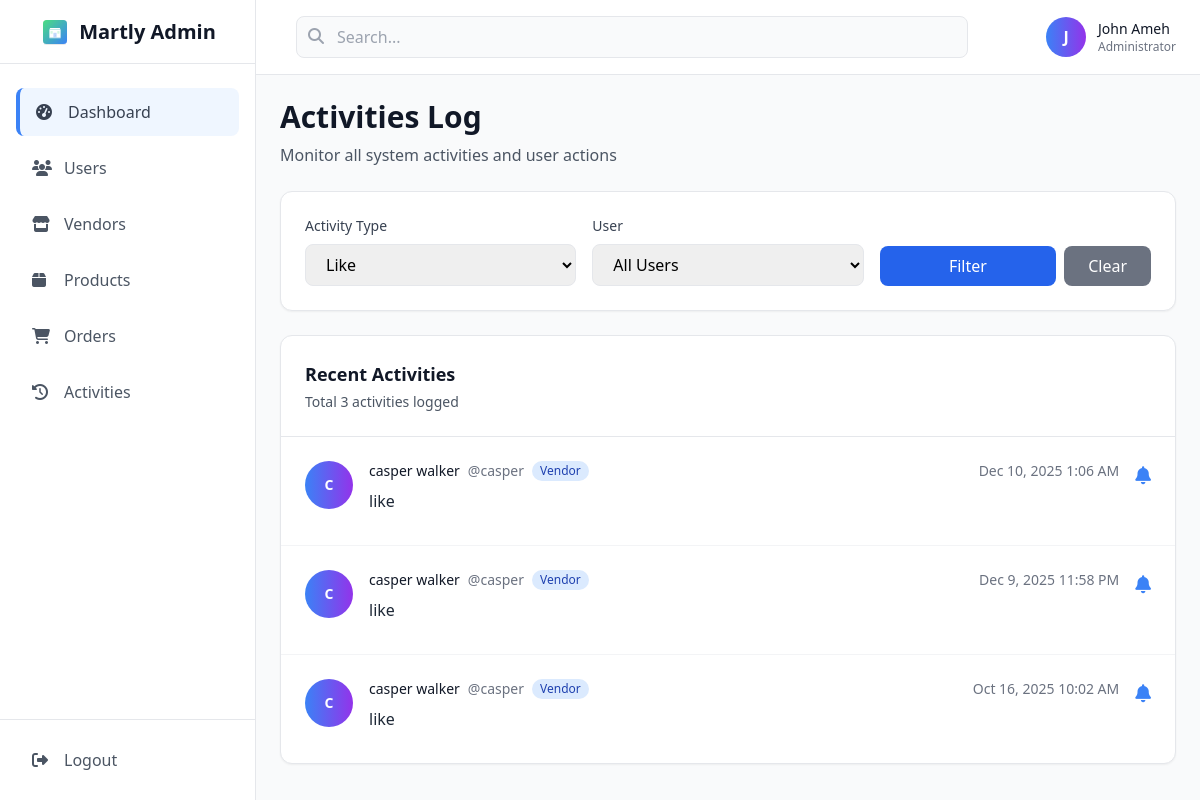
Page /admin/activities.php?type=like (signed in) on the committed database.
### tables this page shows
CREATE TABLE `users` (
  `id` int(11) NOT NULL,
  `username` varchar(50) NOT NULL,
  `email` varchar(100) NOT NULL,
  `password` varchar(255) NOT NULL,
  `first_name` varchar(50) DEFAULT NULL,
  `last_name` varchar(50) DEFAULT NULL,
  `profile_picture` varchar(255) DEFAULT NULL,
  `user_type` enum('customer','vendor','admin') DEFAULT 'customer',
  `referral_code` varchar(20) DEFAULT NULL,
  `referred_by` int(11) DEFAULT NULL,
  `created_at` timestamp NOT NULL DEFAULT current_timestamp(),
  `updated_at` timestamp NOT NULL DEFAULT current_timestamp() ON UPDATE current_timestamp(),
  `referred_count` int(11) DEFAULT 0
);

CREATE TABLE `activities` (
  `id` int(11) NOT NULL,
  `user_id` int(11) NOT NULL,
  `activity_type` enum('like','comment','share','review','follow') NOT NULL,
  `reference_type` enum('post','product','user') DEFAULT NULL,
  `reference_id` int(11) DEFAULT NULL,
  `actor_username` varchar(255) NOT NULL,
  `is_read` tinyint(1) DEFAULT 0,
  `created_at` timestamp NOT NULL DEFAULT current_timestamp(),
  `actor_id` int(11) DEFAULT NULL
);

### includes/config.php (called while the page is built, shortened)
<?php
try {
    $pdo = new PDO("mysql:host=" . DB_HOST . ";dbname=" . DB_NAME, DB_USER, DB_PASS);
    $pdo->setAttribute(PDO::ATTR_ERRMODE, PDO::ERRMODE_EXCEPTION);
    $pdo->setAttribute(PDO::ATTR_DEFAULT_FETCH_MODE, PDO::FETCH_ASSOC);
} catch (PDOException $e) {
    die("Connection failed: " . $e->getMessage());
}
function isLoggedIn()
{
    return isset($_SESSION['user_id']);
}
function getCurrentUser()
{
    global $pdo;
    if (isLoggedIn()) {
        $stmt = $pdo->prepare("SELECT * FROM users WHERE id = ?");
        $stmt->execute([$_SESSION['user_id']]);
        return $stmt->fetch();
    }
    return null;
}

### admin/activities.php (the view, shortened to what this page needs)
<?php
require_once '../includes/config.php';
$page = isset($_GET['page']) ? (int)$_GET['page'] : 1;
$limit = 15;
$offset = ($page - 1) * $limit;
$type = isset($_GET['type']) ? trim($_GET['type']) : '';
$user_id = isset($_GET['user_id']) ? (int)$_GET['user_id'] : 0;
try {
    $conditions = [];
    $params = [];
    if (!empty($type)) {
        $conditions[] = "a.activity_type = ?";
        $params[] = $type;
    }
    $whereClause = $conditions ? "WHERE " . implode(" AND ", $conditions) : "";
    $countSql = "SELECT COUNT(*) as total FROM activities a
                 LEFT JOIN users u ON a.user_id = u.id
                 $whereClause";
    $stmt = $pdo->prepare($countSql);
    $stmt->execute($params);
    $totalActivities = $stmt->fetch(PDO::FETCH_ASSOC)['total'];
    $sql = "
        SELECT a.*,
               u.first_name,
               u.last_name,
               u.username,
               u.user_type
        FROM activities a
        LEFT JOIN users u ON a.user_id = u.id
        $whereClause
        ORDER BY a.created_at DESC
        LIMIT $limit OFFSET $offset
    ";
    $stmt = $pdo->prepare($sql);
    $stmt->execute($params);
    $activities = $stmt->fetchAll(PDO::FETCH_ASSOC);
    $typeStmt = $pdo->query("SELECT DISTINCT activity_type FROM activities WHERE activity_type IS NOT NULL ORDER BY activity_type");
    $activityTypes = $typeStmt->fetchAll(PDO::FETCH_COLUMN);
} catch (PDOException $e) {
    $error = "Error loading activities: " . $e->getMessage();
}
?>
<!DOCTYPE html>
<html lang="en">
<head>
    <script src="https://cdn.tailwindcss.com"></script>
    <link rel="stylesheet" href="https://cdnjs.cloudflare.com/ajax/libs/font-awesome/6.4.0/css/all.min.css">
</head>
<body class="bg-gray-50">
<div class="min-h-screen">
    <?php include 'includes/sidebar.php'; ?>
    <div class="ml-0 lg:ml-64">
        <?php include 'includes/topbar.php'; ?>
        <main class="p-6">
            <div class="flex justify-between items-center mb-6">
                <div>
                    <h1 class="text-3xl font-bold text-gray-900">Activities Log</h1>
                    <p class="text-gray-600 mt-2">Monitor all system activities and user actions</p>
                </div>
            </div>
            <div class="bg-white rounded-xl shadow-sm border border-gray-200 p-6 mb-6">
                <form method="GET" class="grid grid-cols-1 md:grid-cols-3 gap-4">
                    <div>
                        <label class="block text-sm font-medium text-gray-700 mb-2">Activity Type</label>
                        <select name="type" class="w-full px-4 py-2 border border-gray-200 rounded-lg focus:outline-none focus:ring-2 focus:ring-blue-500 focus:border-transparent">
                            <?php foreach ($activityTypes as $activityType): ?>
                                <option value="<?php echo htmlspecialchars($activityType); ?>" <?php echo $type === $activityType ? 'selected' : ''; ?>>
                                    <?php echo ucfirst(str_replace('_', ' ', $activityType)); ?>
                                </option>
                            <?php endforeach; ?>
                        </select>
                    </div>
                    <div>
                        <label class="block text-sm font-medium text-gray-700 mb-2">User</label>
                        <select name="user_id" class="w-full px-4 py-2 border border-gray-200 rounded-lg focus:outline-none focus:ring-2 focus:ring-blue-500 focus:border-transparent">
                            <option value="">All Users</option>
                        </select>
                    </div>
                    <div class="flex items-end space-x-2">
                        <button type="submit" class="bg-blue-600 text-white px-6 py-2 rounded-lg hover:bg-blue-700 transition-colors duration-300 w-full">
                            Filter
                        </button>
                        <?php if (!empty($type) || !empty($user_id)): ?>
                            <a href="activities.php" class="bg-gray-500 text-white px-6 py-2 rounded-lg hover:bg-gray-600 transition-colors duration-300 whitespace-nowrap">
                                Clear
                            </a>
                        <?php endif; ?>
                    </div>
                </form>
            </div>
            <div class="bg-white rounded-xl shadow-sm border border-gray-200 overflow-hidden">
                <div class="p-6 border-b border-gray-200">
                    <h3 class="text-lg font-semibold text-gray-900">Recent Activities</h3>
                    <p class="text-gray-600 text-sm mt-1">Total <?php echo number_format($totalActivities); ?> activities logged</p>
                </div>
                <div class="divide-y divide-gray-100">
                    <?php if (empty($activities)): ?>
                        <div class="p-8 text-center text-gray-500">
                            <i class="fas fa-history text-4xl text-gray-300 mb-3"></i>
                            <p>No activities found</p>
                            <?php if (!empty($type) || !empty($user_id)): ?>
                                <p class="text-sm mt-1">Try adjusting your filters</p>
                            <?php endif; ?>
                        </div>
                    <?php else: ?>
                        <?php foreach ($activities as $activity): ?>
                            <div class="p-6 hover:bg-gray-50 transition-colors duration-300">
                                <div class="flex items-start space-x-4">
                                    <div class="flex-shrink-0">
                                        <div class="w-12 h-12 bg-gradient-to-r from-blue-500 to-purple-600 rounded-full flex items-center justify-center text-white font-bold text-sm">
                                            <?php echo strtoupper(substr($activity['first_name'], 0, 1)); ?>
                                        </div>
                                    </div>
                                    <div class="flex-1 min-w-0">
                                        <div class="flex items-center justify-between mb-2">
                                            <div class="flex items-center space-x-2">
                                                <span class="text-sm font-medium text-gray-900">
                                                    <?php echo htmlspecialchars($activity['first_name'] . ' ' . $activity['last_name']); ?>
                                                </span>
                                                <span class="text-sm text-gray-500">@<?php echo htmlspecialchars($activity['username']); ?></span>
                                                <span class="inline-flex px-2 py-0.5 text-xs font-medium rounded-full
                                                    <?php echo $activity['user_type'] === 'admin' ? 'bg-purple-100 text-purple-800' : 'bg-blue-100 text-blue-800'; ?>">
                                                    <?php echo ucfirst($activity['user_type']); ?>
                                                </span>
                                            </div>
                                            <span class="text-sm text-gray-500">
                                                <?php echo date('M j, Y g:i A', strtotime($activity['created_at'])); ?>
                                            </span>
                                        </div>
                                        <p class="text-gray-800 mb-2">
                                            <?php echo htmlspecialchars($activity['activity_type']); ?>
                                        </p>
                                    </div>
                                    <div class="flex-shrink-0">
                                        <?php
                                        $activityIcons = [
                                            'login' => 'fas fa-sign-in-alt text-green-500',
                                            'logout' => 'fas fa-sign-out-alt text-red-500',
                                            'create' => 'fas fa-plus-circle text-blue-500',
                                            'update' => 'fas fa-edit text-yellow-500',
                                            'delete' => 'fas fa-trash text-red-500',
                                            'register' => 'fas fa-user-plus text-green-500',
                                            'purchase' => 'fas fa-shopping-cart text-purple-500',
                                            'view' => 'fas fa-eye text-gray-500'
                                        ];
                                        $iconClass = $activityIcons[strtolower($activity['activity_type'])] ?? 'fas fa-bell text-blue-500';
                                        ?>
                                        <i class="<?php echo $iconClass; ?> text-lg"></i>
                                    </div>
                                </div>
                            </div>
                        <?php endforeach; ?>
                    <?php endif; ?>
                </div>
            </div>
        </main>
    </div>
</div>
</body>
</html>

### admin/includes/topbar.php (shortened to what this page needs)
<?php
$currentUser = getCurrentUser();
?>
<header class="bg-white border-b border-gray-200">
    <div class="flex items-center justify-between px-6 py-4">
        <div class="flex-1 max-w-2xl mx-4">
            <div class="relative">
                <input type="text" placeholder="Search..." class="w-full pl-10 pr-4 py-2 bg-gray-50 border border-gray-200 rounded-lg focus:outline-none focus:ring-2 focus:ring-blue-500 focus:border-transparent">
                <i class="fas fa-search absolute left-3 top-3 text-gray-400"></i>
            </div>
        </div>
        <div class="flex items-center space-x-4">
            <div class="flex items-center space-x-3">
                <div class="w-10 h-10 bg-gradient-to-r from-blue-500 to-purple-600 rounded-full flex items-center justify-center text-white font-bold">
                    <?php echo strtoupper(substr($currentUser['first_name'], 0, 1)); ?>
                </div>
                <div class="hidden md:block">
                    <p class="text-sm font-medium text-gray-900"><?php echo htmlspecialchars($currentUser['first_name'] . ' ' . $currentUser['last_name']); ?></p>
                    <p class="text-xs text-gray-500">Administrator</p>
                </div>
            </div>
        </div>
    </div>
</header>

### rows in the picture
users: first_name "J", first_name+last_name "John Ameh"
activities: user.first_name "C", user.last_name "casper walker", user.username "casper", user.user_type "Vendor", created_at "Dec 10, 2025 1:06 AM", activity_type "like"
activities: user.first_name "C", user.last_name "casper walker", user.username "casper", user.user_type "Vendor", created_at "Dec 9, 2025 11:58 PM", activity_type "like"
activities: user.first_name "C", user.last_name "casper walker", user.username "casper", user.user_type "Vendor", created_at "Oct 16, 2025 10:02 AM", activity_type "like"

### other values in the picture
$totalActivities "3"
form field type "Like"
